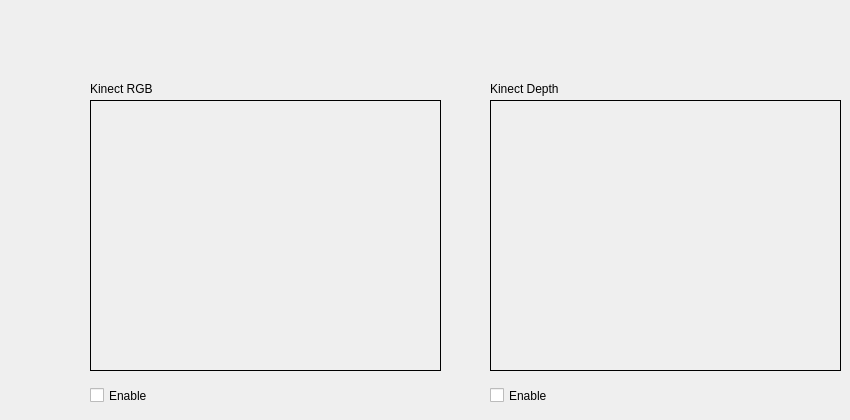
          <widget class="QWidget" name="tab_15">
           <attribute name="title">
            <string>Kinect</string>
           </attribute>
           <widget class="QWidget" name="gridLayoutWidget_2">
            <property name="geometry">
             <rect>
              <x>90</x>
              <y>100</y>
              <width>351</width>
              <height>271</height>
             </rect>
            </property>
            <layout class="QGridLayout" name="gridLayout_3">
             <item row="0" column="0">
              <widget class="pgitic_gui::RatioLayoutedFrame" name="img_kinectrgb">
               <property name="enabled">
                <bool>true</bool>
               </property>
               <property name="sizePolicy">
                <sizepolicy hsizetype="Expanding" vsizetype="Expanding">
                 <horstretch>0</horstretch>
                 <verstretch>0</verstretch>
                </sizepolicy>
               </property>
               <property name="minimumSize">
                <size>
                 <width>320</width>
                 <height>240</height>
                </size>
               </property>
               <property name="cursor">
                <cursorShape>CrossCursor</cursorShape>
               </property>
               <property name="frameShape">
                <enum>QFrame::Box</enum>
               </property>
               <property name="text" stdset="0">
                <string>TextLabel</string>
               </property>
              </widget>
             </item>
            </layout>
           </widget>
           <widget class="QLabel" name="label_19">
            <property name="geometry">
             <rect>
              <x>90</x>
              <y>80</y>
              <width>81</width>
              <height>17</height>
             </rect>
            </property>
            <property name="text">
             <string>Kinect RGB </string>
            </property>
           </widget>
           <widget class="QWidget" name="gridLayoutWidget_3">
            <property name="geometry">
             <rect>
              <x>490</x>
              <y>100</y>
              <width>351</width>
              <height>271</height>
             </rect>
            </property>
            <layout class="QGridLayout" name="gridLayout_4">
             <item row="0" column="0">
              <widget class="pgitic_gui::RatioLayoutedFrame" name="img_kinectdepth">
               <property name="enabled">
                <bool>true</bool>
               </property>
               <property name="sizePolicy">
                <sizepolicy hsizetype="Expanding" vsizetype="Expanding">
                 <horstretch>0</horstretch>
                 <verstretch>0</verstretch>
                </sizepolicy>
               </property>
               <property name="cursor">
                <cursorShape>CrossCursor</cursorShape>
               </property>
               <property name="frameShape">
                <enum>QFrame::Box</enum>
               </property>
               <property name="text" stdset="0">
                <string>TextLabel</string>
               </property>
              </widget>
             </item>
            </layout>
           </widget>
           <widget class="QLabel" name="label_20">
            <property name="geometry">
             <rect>
              <x>490</x>
              <y>80</y>
              <width>101</width>
              <height>17</height>
             </rect>
            </property>
            <property name="text">
             <string>Kinect Depth</string>
            </property>
           </widget>
           <widget class="QCheckBox" name="chk_rgbenable">
            <property name="geometry">
             <rect>
              <x>90</x>
              <y>380</y>
              <width>81</width>
              <height>31</height>
             </rect>
            </property>
            <property name="text">
             <string>Enable</string>
            </property>
           </widget>
           <widget class="QCheckBox" name="chk_depthenable">
            <property name="geometry">
             <rect>
              <x>490</x>
              <y>380</y>
              <width>81</width>
              <height>31</height>
             </rect>
            </property>
            <property name="text">
             <string>Enable</string>
            </property>
           </widget>
          </widget>
